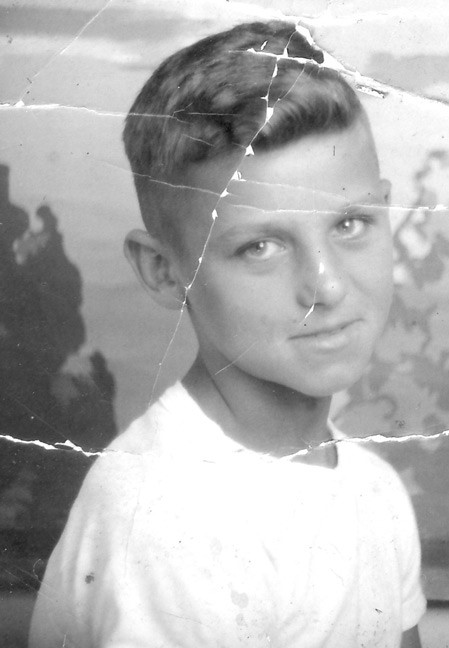
#> input picture images/0.jpg, 449 x 648 px, given in place of img_5.jpg, which was not available
$ jupyter execute --allow-errors 'Checkpoint 19-10.ipynb'   (shell and % lines are left out)   (text cells are left out)
#> lines starting #> are read from the running program, lines starting #| are printed output that depends on the picture; after the words box and inside, x2 and y2 are one past the last pixel; in counts of white or black regions, pixels touching at a corner belong together; pictures that were not available may be replaced by others from this repository, and a replacement may not be noted
[cell 1]
# Imports
import os, sys
sys.path.append('/home/izabel/Documentos/env_tcc/lib/python3.6/site-packages')

import cv2
import numpy as np
from PIL import Image
from matplotlib import pyplot as plt

import time

# Current working directory
cwd = os.getcwd()
print(cwd)

[cell 2]
# Define o caminho e inicializa a imagem

img_number = '5'

source_jpg = 'img_' + img_number + '.jpg'
source_png = 'img_' + img_number + '.png'

img_filepath = cwd + '/images/' + source_jpg
mask_filepath = cwd + '/masks/' + 'mask_'+ source_png
inpaint_opencv_filepath = cwd + '/inpaints/' + 'inpaint_opencv_' + source_jpg
inpaint_generative_filepath = cwd + '/inpaints/' + 'inpaint_generative_' + source_png

image = np.asarray(Image.open(img_filepath))
#> image is the input picture: shape (648, 449, 3); min 13, max 255, mean 177.3

plt.imshow(image)

[cell 3]

# Create HSV and grayscale formats
hsv = cv2.cvtColor(image, cv2.COLOR_BGR2HSV)
#> hsv: shape (648, 449, 3); mean H, S, V 0, 0, 177.3
gray = cv2.cvtColor(image, cv2.COLOR_BGR2GRAY)

# Define variables used in masking
max_gray = np.amax(gray)
#> max_gray = 255
min_color = np.array([0,0,max_gray-60])
#> min_color = [0, 0, 195]
max_color = np.array([255,60,max_gray])
#> max_color = [255, 60, 255]

# Create initial region mask
reg = cv2.inRange(hsv, min_color, max_color)
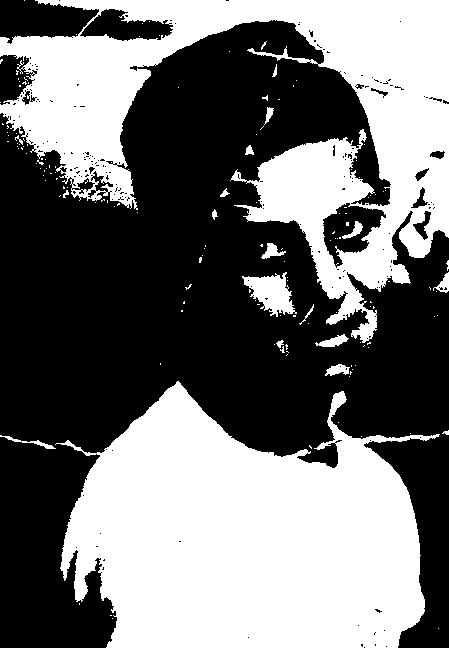
#> reg: shape (648, 449); 44.7% white; 155 white regions (136 under 20 px), largest, box (x1, y1, x2, y2) and area: (55, 381, 440, 648) 69616, (0, 0, 449, 343) 57365, (242, 272, 297, 317) 1300

# plt.imshow(gray, cmap="gray")

# Blur the image for better line detection
blur = cv2.GaussianBlur(gray,(3, 3),0)

# Define morphologial transformation kernel
kernel = np.ones((3,3),np.uint8)

# Create edges and dilate to get better results
edges = cv2.Canny(gray, 100, 150)
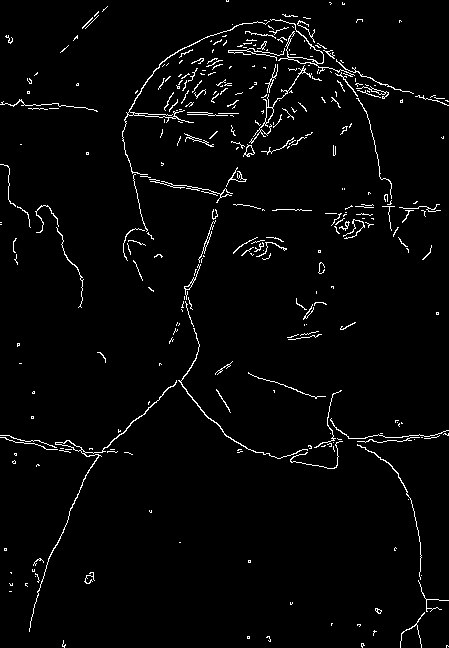
#> edges: shape (648, 449); 2.7% white in thin lines or dots
edges = cv2.dilate(edges, kernel)
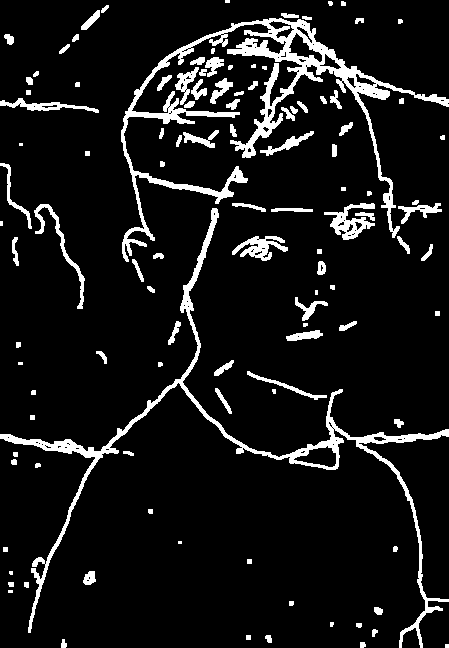
#> edges: shape (648, 449); 8.8% white; 114 white regions (14 under 20 px), largest, box (x1, y1, x2, y2) and area: (121, 18, 449, 262) 9018, (0, 208, 449, 648) 6553, (324, 203, 375, 240) 767

# plt.imshow(edges, cmap="gray")

# Intersect region and edges
mask = reg & edges
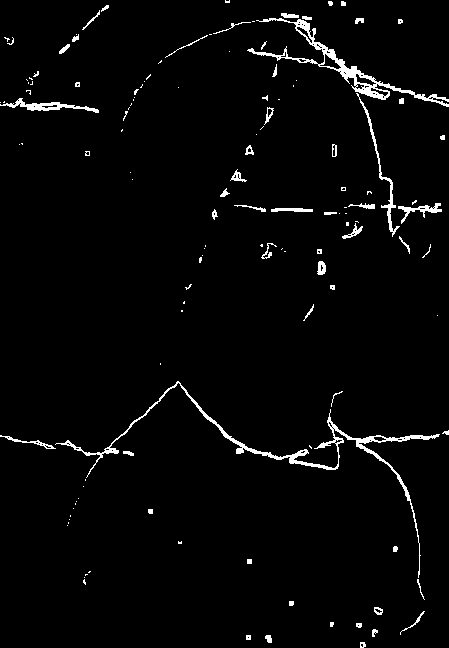
#> mask: shape (648, 449); 2.6% white; 131 white regions (76 under 20 px), largest, box (x1, y1, x2, y2) and area: (55, 381, 440, 578) 2154, (247, 18, 449, 107) 1708, (356, 93, 400, 237) 451
mask = cv2.dilate(mask, kernel)
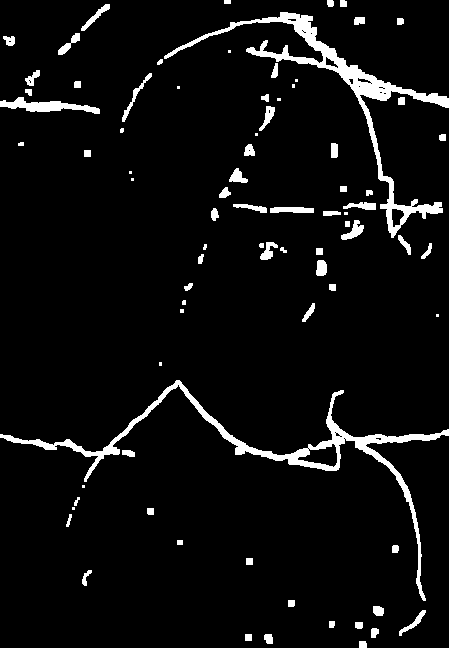
#> mask: shape (648, 449); 5.3% white; 81 white regions (17 under 20 px), largest, box (x1, y1, x2, y2) and area: (164, 12, 449, 238) 4941, (0, 380, 449, 601) 4758, (0, 97, 100, 114) 759

# Save mask
cv2.imwrite(mask_filepath, mask)
#> Out = True

[cell 4]
# mask = np.asarray(Image.open(cwd + '/masks/' + 'mask.png'))
plt.imshow(mask, cmap="gray")

[cell 5]
# %%time
# %%bash

# python test.py  --image images/img_1.jpg \
#                 --mask masks/mask_img_2.jpg \
#                 --output inpaints/inpaint_generative_img_2.png \
#                 --checkpoint_dir model_logs/release_celeba_256/

#> (a cell that did not finish here is left out)

[cell 7]
plt.imshow(np.asarray(Image.open(inpaint_generative_filepath)))
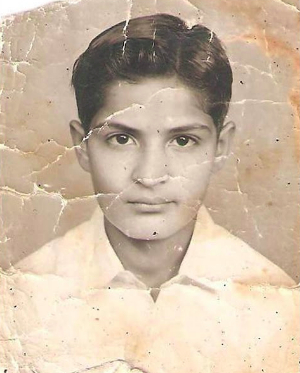
#> input picture images/1.jpg, 300 x 373 px, given in place of inpaint_generative_img_5.png, which was not available

[cell 8]

inpaint = cv2.inpaint(image,mask,3,cv2.INPAINT_TELEA)
save = cv2.cvtColor(inpaint, cv2.COLOR_BGR2RGB)

# Save inpaint
cv2.imwrite(inpaint_opencv_filepath, save)
#> Out = True
